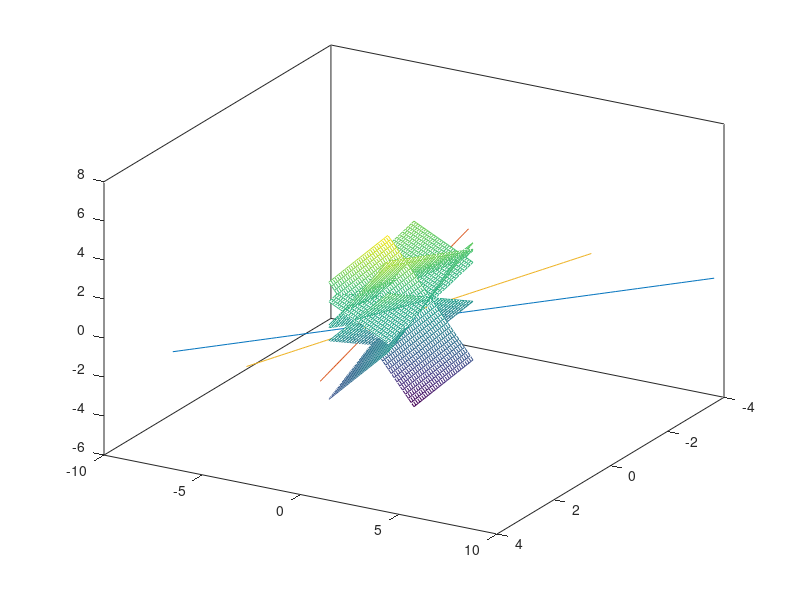

The MATLAB script that drew this image:
# Sistemas compatibles determinados
A = [1 1 2; 2 4 -3; 3 6 -5];
b = [9; 1; 0];
AB = [A b];

# Comprobamos la condicion de Rouché-Frobenius
rank(A) == rank(AB)
rank(A) == 3 # Sistema compatible determinados

# Calculamos la solución
A = [1 1 2; 2 4 -3; 3 6 -5]; b = [9; 1; 0]
x = linsolve(A, b)

A*x == b

# Representación de sistemas con Octave

x = linspace(-10, 10, 100);
y1 = (1 -2*x) / 2;
y2 = 2 + x;
plot(x, y1, x, y2);

A = [2 2; -1, 1], b = [1; 2]; 
linsolve(A, b)

# Representación de tres incognitas

x1 = linspace(-4, 4, 100);
x2a = (3-4*x1)/2;
x2b = (x1-2)/2;
x2c = (1-3*x1)/4;
plot(x1, x2a, x1, x2b, x1, x2c)

# Representación en 3d

%planos
[x, y] = meshgrid(0:0.1:3);
z = (9-x-y)/2;
hold on
mesh(x,y,z)
z = (2*x+4*y-1)/3;
mesh(x,y,z)
z = (3*x+6*y)/5;
mesh(x,y,z)
%Punto de interseccion
plot3(1,2,3,'r','markersize',5,'markerfacecolor','r');
hold off
view(120,30)

# Método de Gauss

rref(AB); #Nos devuelve una matriz escalonada 
# equivalente a la solución del sistemas

# Sistemas compatible indeterminado

A = [1 1 -1;1 -1 1;3 1 -1];
b = [2; 1; 5];
AB = [A b];

rank(A) == rank(AB);
rank(AB) == 3;

# Solucionamos con el metodo de Gauss
rref(AB)

# Representación gráfica de indeterminados
%planos
[x,y] = meshgrid(0:0.1:3);
z = x+y-2;
hold on
mesh(x,y,z)
z = 1-x+y;
mesh(x,y,z)
z = 3*x+y-5;
mesh(x,y,z)
hold off
view(120,30)

